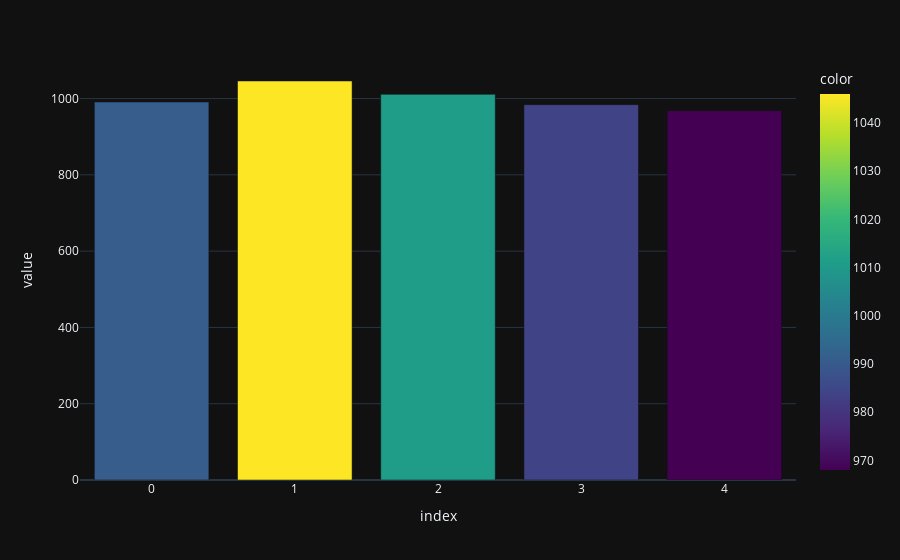

Here is the notebook cell this chart was saved with:
### Code cell
# Create bar chart
fig = px.bar(df.isnull().sum(), color=df.isnull().sum(), color_continuous_scale='viridis')

# Show plot
fig.show()

### Figure 1 — Plotly figure (JSON) as saved in the notebook; plotly's stock layout.template omitted (floating-point values rounded to 4 significant figures)
{"data": [{"alignmentgroup": "True", "hovertemplate": "index=%{x}<br>value=%{y}<br>color=%{marker.color}<extra></extra>", "legendgroup": "", "marker": {"color": [991, 1046, 1011, 984, 968], "coloraxis": "coloraxis", "pattern": {"shape": ""}}, "name": "", "offsetgroup": "", "orientation": "v", "showlegend": false, "textposition": "auto", "x": [0, 1, 2, 3, 4], "xaxis": "x", "y": [991, 1046, 1011, 984, 968], "yaxis": "y", "type": "bar"}], "layout": {"xaxis": {"anchor": "y", "domain": [0.0, 1.0], "title": {"text": "index"}}, "yaxis": {"anchor": "x", "domain": [0.0, 1.0], "title": {"text": "value"}}, "coloraxis": {"colorbar": {"title": {"text": "color"}}, "colorscale": [[0.0, "#440154"], [0.1111, "#482878"], [0.2222, "#3e4989"], [0.3333, "#31688e"], [0.4444, "#26828e"], [0.5556, "#1f9e89"], [0.6667, "#35b779"], [0.7778, "#6ece58"], [0.8889, "#b5de2b"], [1.0, "#fde725"]]}, "legend": {"tracegroupgap": 0}, "margin": {"t": 60}, "barmode": "relative"}}
